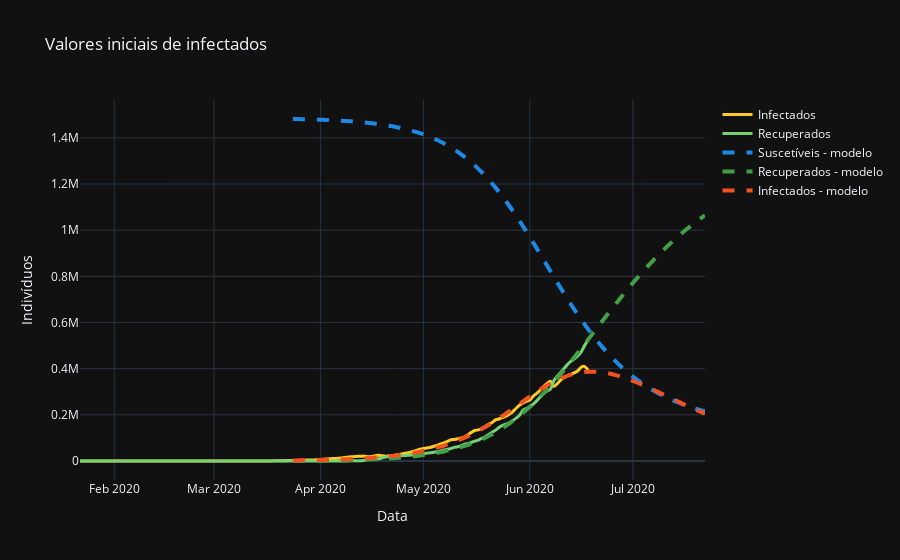

Source (notebook cell):
### Code cell
import plotly.graph_objects as go
from plotly.subplots import make_subplots
from datetime import timedelta

date_pred = [df_all["date"][start_index] + timedelta(days=i) for i in t_pred]

figure = go.Figure()
figure.add_trace(go.Scatter(
                    x=df_all["date"], 
                    y=I,
                    name="Infectados",
                    mode='lines',
                    line_shape='spline',
                    line = dict(color='#ffca28', width=3)))
figure.add_trace(go.Scatter(
                    x=df_all["date"], 
                    y=R,
                    name="Recuperados",
                    mode="lines",
                    line_shape="spline",
                    line=dict(color='#76d275', width=3)))
figure.add_trace(go.Scatter(
                    x=date_pred,
                    y=y_pred[0],
                    name="Suscetíveis - modelo",
                    mode="lines",
                    line_shape="spline",
                    line=dict(color="#1e88e5", width=4, dash="dash")))
figure.add_trace(go.Scatter(
                    x=date_pred,
                    y=y_pred[2],
                    name="Recuperados - modelo",
                    mode="lines",
                    line_shape="spline",
                    line=dict(color="#43a047", width=4, dash="dash")))
figure.add_trace(go.Scatter(
                    x=date_pred,
                    y=y_pred[1],
                    name="Infectados - modelo",
                    mode="lines",
                    line_shape="spline",
                    line=dict(color="#f4511e", width=4, dash="dash")))
figure.update_layout(template='plotly_dark',
                  xaxis_title='Data', yaxis_title='Indivíduos',
                  title_text="Valores iniciais de infectados ")
# 'ggplot2', 'seaborn', 'simple_white', 'plotly',
# 'plotly_white', 'plotly_dark', 'presentation', 'xgridoff',
# 'ygridoff', 'gridon', 'none'
figure.show()
